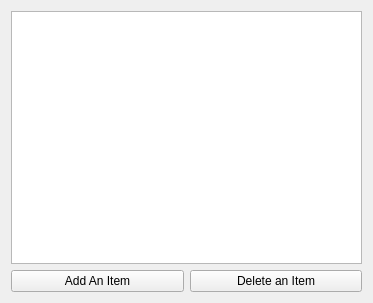
<?xml version="1.0" encoding="UTF-8"?>
<ui version="4.0">
 <class>CompositeWidget</class>
 <widget class="QWidget" name="CompositeWidget">
  <property name="geometry">
   <rect>
    <x>0</x>
    <y>0</y>
    <width>373</width>
    <height>303</height>
   </rect>
  </property>
  <property name="windowTitle">
   <string>CompositeWidget</string>
  </property>
  <layout class="QVBoxLayout" name="verticalLayout_2">
   <item>
    <layout class="QVBoxLayout" name="verticalLayout">
     <item>
      <widget class="QListWidget" name="compositeListWidget"/>
     </item>
     <item>
      <layout class="QHBoxLayout" name="horizontalLayout">
       <item>
        <widget class="QPushButton" name="addItemButton">
         <property name="text">
          <string>Add An Item</string>
         </property>
        </widget>
       </item>
       <item>
        <widget class="QPushButton" name="delItemButton">
         <property name="text">
          <string>Delete an Item</string>
         </property>
        </widget>
       </item>
      </layout>
     </item>
    </layout>
   </item>
  </layout>
 </widget>
 <layoutdefault spacing="6" margin="11"/>
 <resources/>
 <connections/>
</ui>
